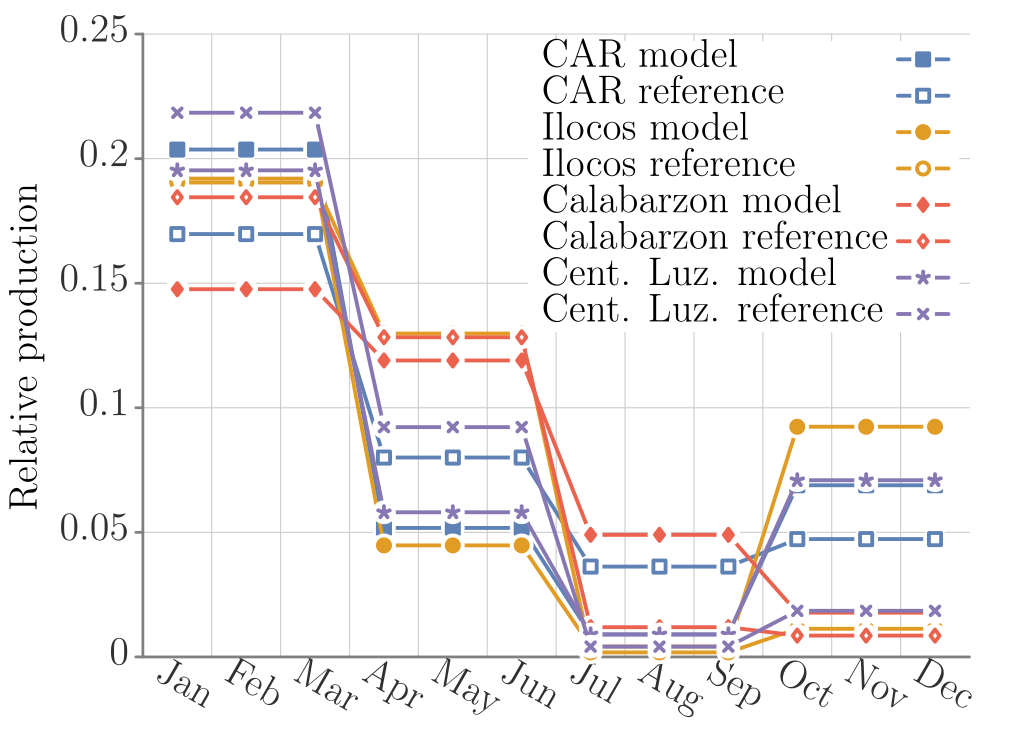

Write the gnuplot code that produced this figure.
##### terminal
clear
# set loadpath '~/Dropbox/proj/gp/src'
set term tikz standalone size 12.5cm,8.75cm font ",14" gparrows scale 2,2 textscale 2
set datafile separator ','

##### output
set output 'prod_tomato_PHL_north.tex'

##### bg: bg color, axes, grid, tics
##### http://www.colourlovers.com/palette/268142/Danger_Mouse
Danger='#F84934'; # red
Shoes='#4D5E5F'; # grey
##### Rand Olson
roBlue='#1F77B4';
roRed='#D62728';
# border
set style line 21 lt 1 lc rgb '#808080' 
set border 3 back ls 21 lw 5
# grid
set style line 22 lt 2 lc rgb '#CCCCCC' lw 2
set style line 23 lt 2 lc rgb '#DDDDDD' lw 1
set grid xtics mxtics ytics mytics back ls 22, ls 23
# tics
set tics textcolor rgb '#303030'
set tics nomirror out scale 1,.1
set mxtics 2
set mytics 2

##### load default linestyles
set style increment user
# taken care of in terminal
do for [i=1:15] { set style line i lt 1 lw 7 }

##### line colors
# mathematica default
DarkBlue= '#5e82b5'
Orange=   '#e09c24'
Green=    '#8fb030'
Red=      '#eb634f'
Purple=   '#8778b3'
Brown=    '#c46e1a'
LightBlue='#5c9ec7'
Yellow=   '#FDBF6F'
MATHEMATICA="#5e82b5 #e09c24 #8fb030 #eb634f #8778b3 #c46e1a #5c9ec7 #FDBF6F"
do for[i=1:8] {set style line i lc rgb word(MATHEMATICA,i)}
####

##### data style
set style data linespoints;
set style line 1 pt 5
set style line 2 pt 7
set style line 3 pt 13
set style line 4 pt 17
set style line 5 pt 4
set style line 6 pt 6
set style line 7 pt 12
set style line 8 pt 16
#
set pointintervalbox 4.5
do for [i=1:15] {set style line i ps 2.75 pi -1}

# NOTE: offsets should be a function of font sizes
##### key
set key t l Left spacing 2 width 5 opaque font ",15"

##### tics (note that tics are also set in theme)
set xtics font ",15" offset 0,.2
set ytics font ",15" offset 1.5,0

##### plot
set title font ",15" "" offset -3,.3
set xlabel "" offset 0,0 font ",15"
set ylabel "Relative production" offset -2,0 font ",15"


unset title; unset xlabel; unset mxtics; unset mytics;        set xtic rotate by -30 offset -2,-.5 scale 0 autojustify;        set key r t width 13;        set xrange [1:13];        set xtics ("Jan" 1,"Feb" 2,"Mar" 3,"Apr" 4,"May" 5,       "Jun" 6,"Jul" 7,"Aug" 8,"Sep" 9,"Oct" 10,"Nov" 11,"Dec" 12) offset 0.5,0;

plot       'car.csv' u 1:2 ls 1 pt 5 ti 'CAR model',       'car_ref.csv' u 1:2 ls 1 pt 4 ti 'CAR reference',       'ilocos.csv' u 1:2 ls 2 pt 7 ti 'Ilocos model',       'ilocos_ref.csv' u 1:2 ls 2 pt 6 ti 'Ilocos reference',       'calabarzon.csv' u 1:2 ls 4 pt 13 ti 'Calabarzon model',       'calabarzon_ref.csv' u 1:2 ls 4 pt 12 ti 'Calabarzon reference',       'cl.csv' u 1:2 ls 5 pt 3 ti 'Cent. Luz. model',       'cl_ref.csv' u 1:2 ls 5 pt 2 ti 'Cent. Luz. reference'

set term x11 reset;
